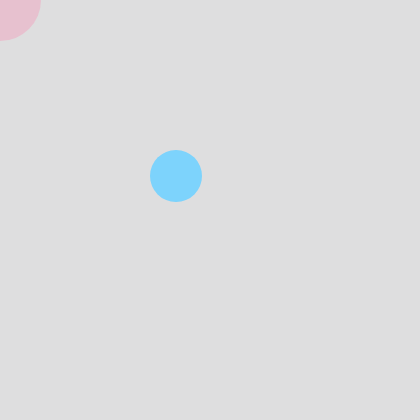
Frame 1 (no input)
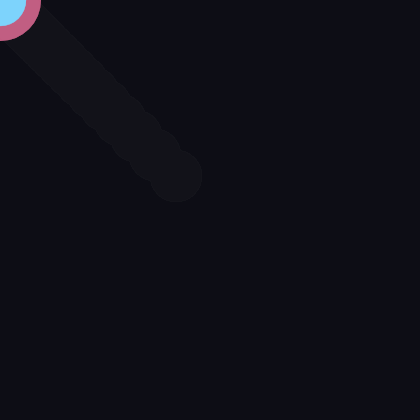
Frame 60 (no input)
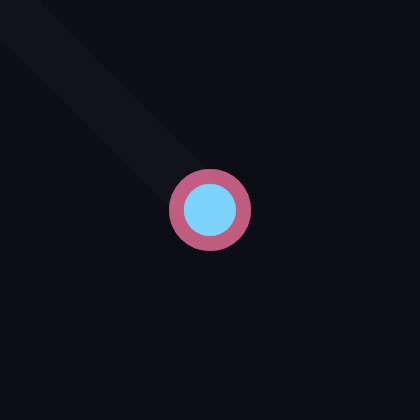
Frame 120 (the mouse pressed at the canvas centre since frame 60)

The p5.js sketch that drew these frames (run headless with seeded random() and noise() and a simulated clock; from frame 60 on, the mouse is pressed at the canvas centre):

// p5.js sketch
// ── sketch.js
let x = 200;
let y = 200;

function setup() {
  createCanvas(420, 420);
}

function draw() {
  background(16, 19, 26, 35);
  x += (mouseX - x) * 0.12;
  y += (mouseY - y) * 0.12;

  noStroke();
  fill(255, 122, 168, 72);
  ellipse(mouseX, mouseY, 82, 82);
  fill(125, 211, 252);
  ellipse(x, y, 52, 52);
}
